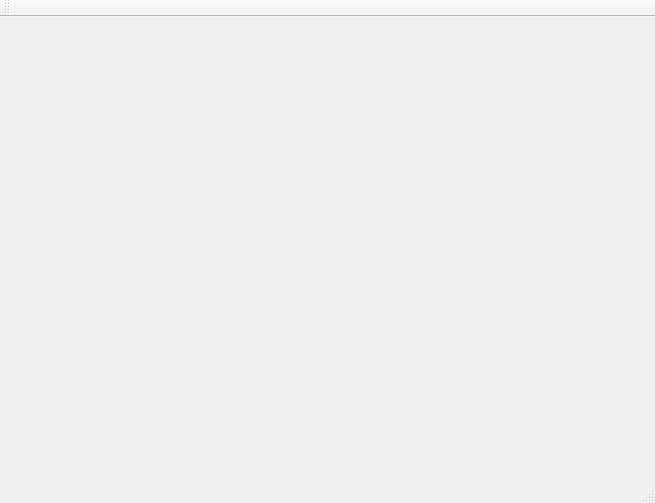
<?xml version="1.0" encoding="UTF-8"?>
<ui version="4.0">
 <class>MainWindow</class>
 <widget class="QMainWindow" name="MainWindow">
  <property name="geometry">
   <rect>
    <x>0</x>
    <y>0</y>
    <width>655</width>
    <height>503</height>
   </rect>
  </property>
  <property name="cursor">
   <cursorShape>ArrowCursor</cursorShape>
  </property>
  <property name="windowTitle">
   <string>MainWindow</string>
  </property>
  <property name="autoFillBackground">
   <bool>true</bool>
  </property>
  <widget class="QWidget" name="centralWidget">
   <layout class="QHBoxLayout" name="horizontalLayout">
    <item>
     <layout class="QGridLayout" name="gridLayout">
      <item row="0" column="0">
       <widget class="QWidget" name="widget" native="true">
        <layout class="QHBoxLayout" name="horizontalLayout_2"/>
       </widget>
      </item>
     </layout>
    </item>
   </layout>
  </widget>
  <widget class="QMenuBar" name="menuBar">
   <property name="geometry">
    <rect>
     <x>0</x>
     <y>0</y>
     <width>655</width>
     <height>26</height>
    </rect>
   </property>
  </widget>
  <widget class="QToolBar" name="mainToolBar">
   <attribute name="toolBarArea">
    <enum>TopToolBarArea</enum>
   </attribute>
   <attribute name="toolBarBreak">
    <bool>false</bool>
   </attribute>
  </widget>
  <widget class="QStatusBar" name="statusBar"/>
 </widget>
 <layoutdefault spacing="6" margin="11"/>
 <resources/>
 <connections/>
</ui>
